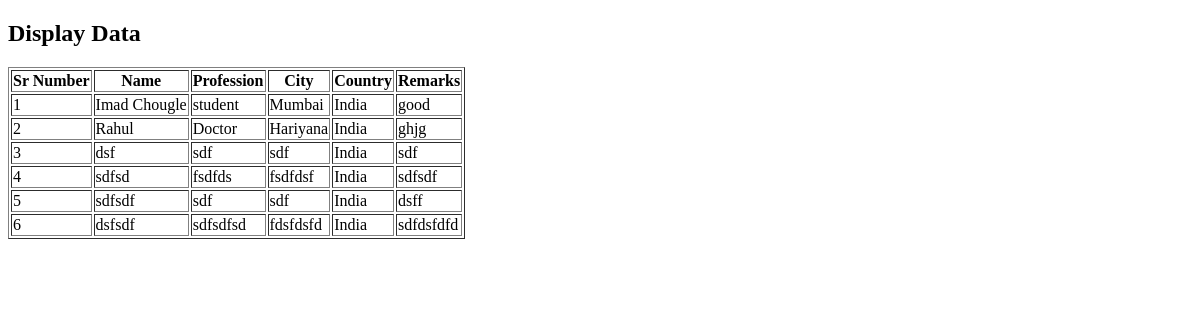
The page /display_data/ on the database as committed earlier.
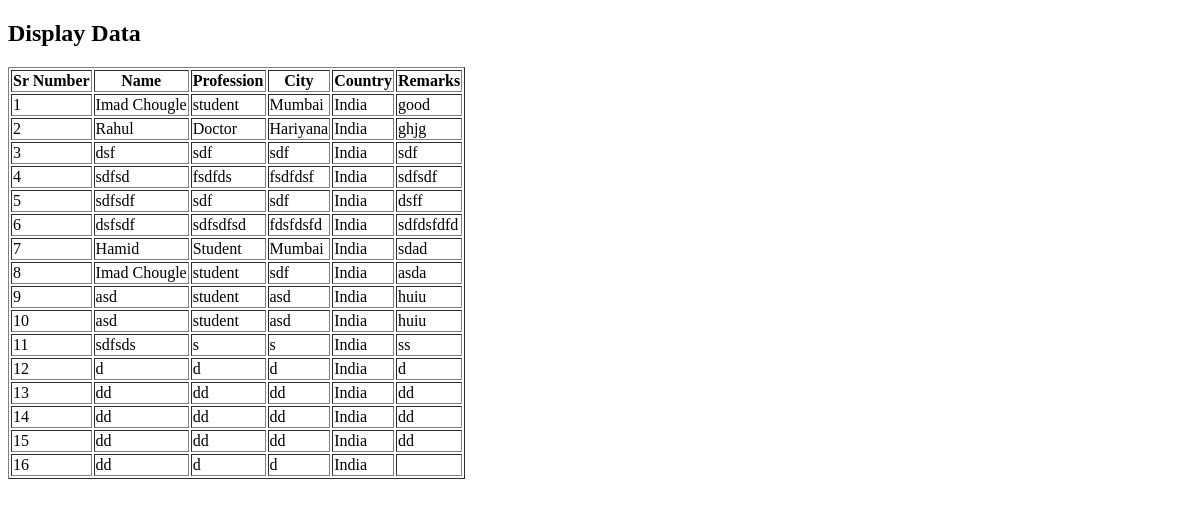
The same page on the database as committed later.
### webformapp/models.py (models this page shows, shortened)
class FormData(models.Model):
    RADIO_CHOICES = [
        ('Active Ant', 'Active Ant'),
        ('Speedy Sparrow', 'Speedy Sparrow'),
        ('Electric Elephant', 'Electric Elephant'),
    ]
    radio_buttons = models.CharField(max_length=50, choices=RADIO_CHOICES, blank=True, null=True)
    name = models.CharField(max_length=100)
    profession = models.CharField(max_length=100)
    city = models.CharField(max_length=100)
    country = CountryField(blank=True, null=True, default="IN")
    email_or_mobile = models.CharField(max_length=100, help_text="Enter either email or mobile")
    remarks = models.TextField(blank=True, null=True)

### webformapp/views.py (the view)
# urls.py: path('display_data/', display_data_view, name='display_data_view'),
def display_data_view(request):
    form_data = FormData.objects.all()
    return render(request, 'webformapp/display_data.html', {'form_data': form_data})

### webformapp/templates/webformapp/display_data.html (shortened to what this page needs)
<!DOCTYPE html>
<html>
<head>
</head>
<body>
    <h2>Display Data</h2>
    <table border="1">
        <thead>
            <tr>
                <th>Sr Number</th>
                <th>Name</th>
                <th>Profession</th>
                <th>City</th>
                <th>Country</th>
                <th>Remarks</th>
            </tr>
        </thead>
        <tbody>
            {% for data in form_data %}
            <tr>
                <td>{{ forloop.counter }}</td>
                <td>{{ data.name }}</td>
                <td>{{ data.profession }}</td>
                <td>{{ data.city }}</td>
                <td>{{ data.get_country_display }}</td>
                <td>{{ data.remarks }}</td>
            </tr>
            {% endfor %}
        </tbody>
    </table>
</body>
</html>

Rows that differ between the two databases and show on the page:
added FormData: name "Hamid", profession "Student", city "Mumbai", country "India", remarks "sdad"
added FormData: name "Imad Chougle", profession "student", city "sdf", country "India", remarks "asda"
added FormData: name "asd", profession "student", city "asd", country "India", remarks "huiu"
added FormData: name "asd", profession "student", city "asd", country "India", remarks "huiu"
added FormData: name "sdfsds", profession "s", city "s", country "India", remarks "ss"
added FormData: name "d", profession "d", city "d", country "India", remarks "d"
added FormData: name "dd", profession "dd", city "dd", country "India", remarks "dd"
added FormData: name "dd", profession "dd", city "dd", country "India", remarks "dd"
added FormData: name "dd", profession "dd", city "dd", country "India", remarks "dd"
added FormData: name "dd", profession "d", city "d", country "India"
